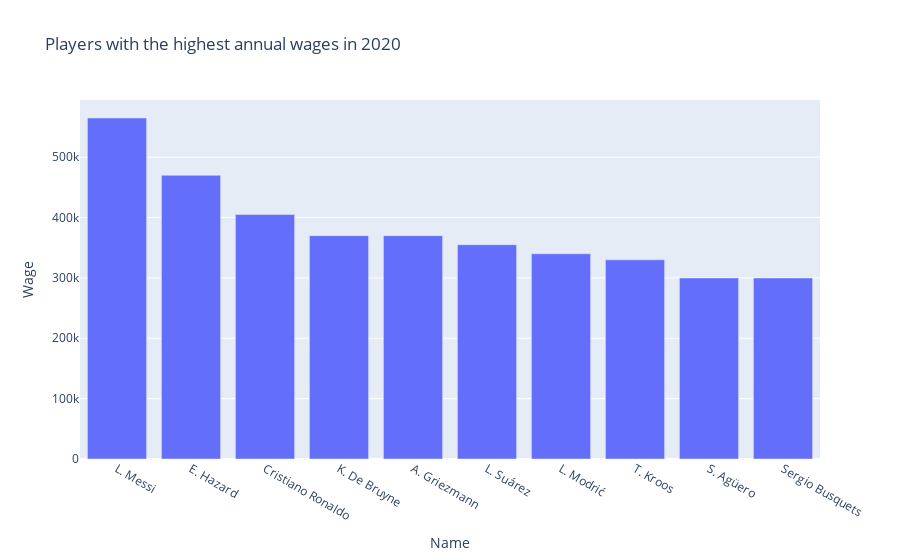

The cell this chart's notebook holds for it:
### Code cell
most_paid_players = Data20.sort_values(by=['wage_eur'], ascending=False)
most_paid_players = most_paid_players.head(10)

fig = px.bar(most_paid_players, x='short_name', y='wage_eur',  title="Players with the highest annual wages in 2020",
            labels={'short_name':'Name','wage_eur':'Wage'})
fig.show()

### Figure 1 — Plotly figure (JSON) as saved in the notebook; plotly's stock layout.template omitted (floating-point values rounded to 4 significant figures)
{"data": [{"alignmentgroup": "True", "hovertemplate": "Name=%{x}<br>Wage=%{y}<extra></extra>", "legendgroup": "", "marker": {"color": "#636efa"}, "name": "", "offsetgroup": "", "orientation": "v", "showlegend": false, "textposition": "auto", "type": "bar", "x": ["L. Messi", "E. Hazard", "Cristiano Ronaldo", "K. De Bruyne", "A. Griezmann", "L. Suárez", "L. Modrić", "T. Kroos", "S. Agüero", "Sergio Busquets"], "xaxis": "x", "y": [565000, 470000, 405000, 370000, 370000, 355000, 340000, 330000, 300000, 300000], "yaxis": "y"}], "layout": {"barmode": "relative", "legend": {"tracegroupgap": 0}, "title": {"text": "Players with the highest annual wages in 2020"}, "xaxis": {"anchor": "y", "domain": [0, 1], "title": {"text": "Name"}}, "yaxis": {"anchor": "x", "domain": [0, 1], "title": {"text": "Wage"}}}}
